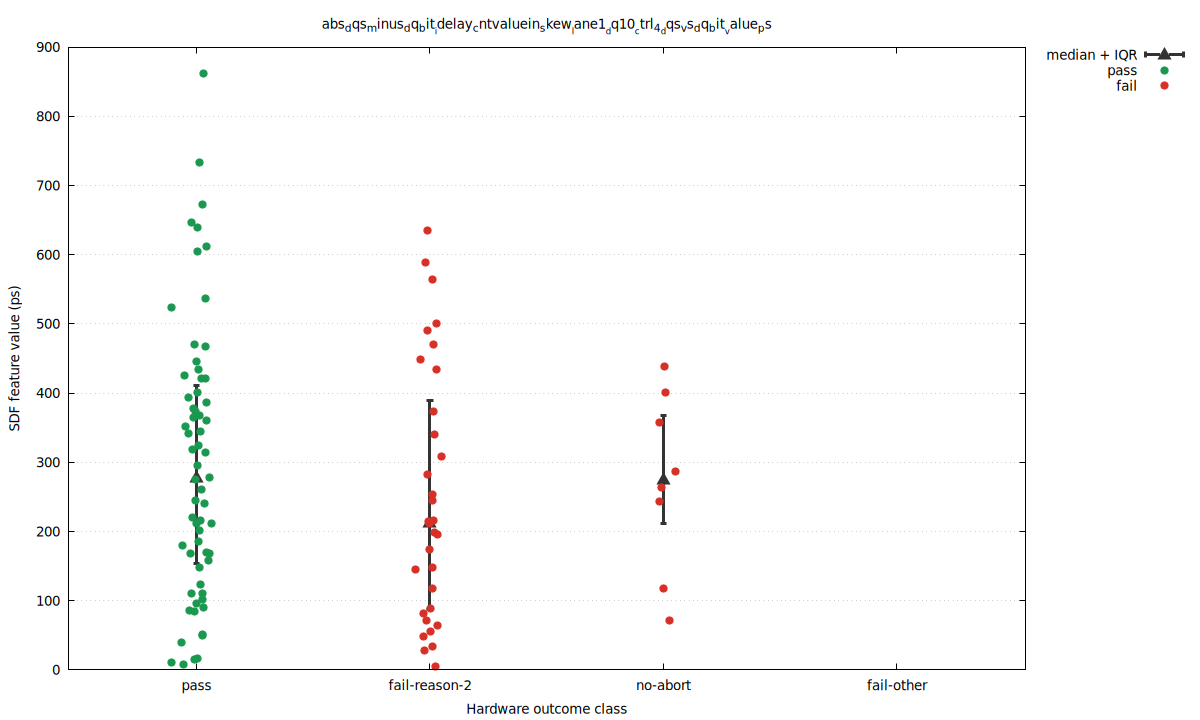

The gnuplot source for this figure:
set terminal pngcairo size 1200,720 enhanced font 'DejaVu Sans,10'
set output 'baseline_seed_31_60_skew_abs_dqs_minus_dq_bit_idelay_cntvaluein_skew_lane1_dq10_ctrl_4_dqs_vs_dq_bit_value_ps_.png'
set datafile separator comma
set key outside right top
set grid ytics
set xrange [0.45:4.55]
set xtics ('pass' 1, 'fail-reason-2' 2, 'no-abort' 3, 'fail-other' 4)
set xlabel 'Hardware outcome class'
set ylabel 'SDF feature value (ps)'
set title 'abs_dqs_minus_dq_bit__idelay_cntvaluein_skew__lane1__dq10__ctrl_4__dqs_vs_dq_bit__value_ps'
plot \
  'baseline_seed_31_60_skew_abs_dqs_minus_dq_bit_idelay_cntvaluein_skew_lane1_dq10_ctrl_4_dqs_vs_dq_bit_value_ps_.summary.dat' using 1:4:3:5 with yerrorbars pt 9 ps 1.5 lw 3 lc rgb '#333333' title 'median + IQR', \
  'baseline_seed_31_60_skew_abs_dqs_minus_dq_bit_idelay_cntvaluein_skew_lane1_dq10_ctrl_4_dqs_vs_dq_bit_value_ps_.dat' using 1:4 with points pt 7 ps 1.2 lc rgb '#1a9850' title 'pass', \
  'baseline_seed_31_60_skew_abs_dqs_minus_dq_bit_idelay_cntvaluein_skew_lane1_dq10_ctrl_4_dqs_vs_dq_bit_value_ps_.dat' using 1:5 with points pt 7 ps 1.2 lc rgb '#d73027' title 'fail'
